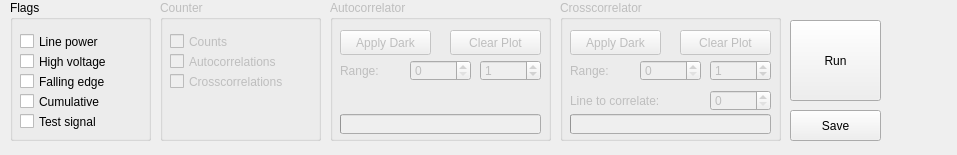
<?xml version="1.0" encoding="UTF-8"?>
<ui version="4.0">
 <class>Line</class>
 <widget class="QWidget" name="Line">
  <property name="geometry">
   <rect>
    <x>0</x>
    <y>0</y>
    <width>957</width>
    <height>155</height>
   </rect>
  </property>
  <property name="windowTitle">
   <string>Form</string>
  </property>
  <widget class="QGroupBox" name="groupBox">
   <property name="geometry">
    <rect>
     <x>10</x>
     <y>0</y>
     <width>141</width>
     <height>141</height>
    </rect>
   </property>
   <property name="title">
    <string>Flags</string>
   </property>
   <widget class="QCheckBox" name="flag0">
    <property name="geometry">
     <rect>
      <x>10</x>
      <y>30</y>
      <width>121</width>
      <height>23</height>
     </rect>
    </property>
    <property name="text">
     <string>Line power</string>
    </property>
   </widget>
   <widget class="QCheckBox" name="flag1">
    <property name="geometry">
     <rect>
      <x>10</x>
      <y>50</y>
      <width>121</width>
      <height>23</height>
     </rect>
    </property>
    <property name="text">
     <string>High voltage</string>
    </property>
   </widget>
   <widget class="QCheckBox" name="flag2">
    <property name="geometry">
     <rect>
      <x>10</x>
      <y>70</y>
      <width>121</width>
      <height>23</height>
     </rect>
    </property>
    <property name="text">
     <string>Falling edge</string>
    </property>
   </widget>
   <widget class="QCheckBox" name="flag3">
    <property name="geometry">
     <rect>
      <x>10</x>
      <y>90</y>
      <width>121</width>
      <height>23</height>
     </rect>
    </property>
    <property name="text">
     <string>Cumulative</string>
    </property>
   </widget>
   <widget class="QCheckBox" name="test">
    <property name="geometry">
     <rect>
      <x>10</x>
      <y>110</y>
      <width>121</width>
      <height>23</height>
     </rect>
    </property>
    <property name="text">
     <string>Test signal</string>
    </property>
   </widget>
  </widget>
  <widget class="QGroupBox" name="Autocorrelator">
   <property name="enabled">
    <bool>false</bool>
   </property>
   <property name="geometry">
    <rect>
     <x>330</x>
     <y>0</y>
     <width>221</width>
     <height>141</height>
    </rect>
   </property>
   <property name="title">
    <string>Autocorrelator</string>
   </property>
   <widget class="QPushButton" name="TakeDark">
    <property name="geometry">
     <rect>
      <x>10</x>
      <y>30</y>
      <width>91</width>
      <height>25</height>
     </rect>
    </property>
    <property name="text">
     <string>Apply Dark</string>
    </property>
   </widget>
   <widget class="QPushButton" name="Clear">
    <property name="geometry">
     <rect>
      <x>120</x>
      <y>30</y>
      <width>91</width>
      <height>25</height>
     </rect>
    </property>
    <property name="text">
     <string>Clear Plot</string>
    </property>
   </widget>
   <widget class="QLabel" name="label_2">
    <property name="geometry">
     <rect>
      <x>10</x>
      <y>60</y>
      <width>91</width>
      <height>21</height>
     </rect>
    </property>
    <property name="text">
     <string>Range:</string>
    </property>
   </widget>
   <widget class="QSpinBox" name="StartLine">
    <property name="geometry">
     <rect>
      <x>80</x>
      <y>60</y>
      <width>61</width>
      <height>21</height>
     </rect>
    </property>
   </widget>
   <widget class="QProgressBar" name="Progress">
    <property name="geometry">
     <rect>
      <x>10</x>
      <y>114</y>
      <width>201</width>
      <height>20</height>
     </rect>
    </property>
    <property name="value">
     <number>0</number>
    </property>
    <property name="format">
     <string/>
    </property>
   </widget>
   <widget class="QSpinBox" name="EndLine">
    <property name="geometry">
     <rect>
      <x>150</x>
      <y>60</y>
      <width>61</width>
      <height>21</height>
     </rect>
    </property>
    <property name="value">
     <number>1</number>
    </property>
   </widget>
  </widget>
  <widget class="QGroupBox" name="groupBox_2">
   <property name="enabled">
    <bool>false</bool>
   </property>
   <property name="geometry">
    <rect>
     <x>160</x>
     <y>0</y>
     <width>161</width>
     <height>141</height>
    </rect>
   </property>
   <property name="title">
    <string>Counter</string>
   </property>
   <widget class="QCheckBox" name="checkBox">
    <property name="geometry">
     <rect>
      <x>10</x>
      <y>30</y>
      <width>92</width>
      <height>23</height>
     </rect>
    </property>
    <property name="text">
     <string>Counts</string>
    </property>
   </widget>
   <widget class="QCheckBox" name="checkBox_2">
    <property name="geometry">
     <rect>
      <x>10</x>
      <y>50</y>
      <width>151</width>
      <height>23</height>
     </rect>
    </property>
    <property name="text">
     <string>Autocorrelations</string>
    </property>
   </widget>
   <widget class="QCheckBox" name="checkBox_3">
    <property name="geometry">
     <rect>
      <x>10</x>
      <y>70</y>
      <width>151</width>
      <height>23</height>
     </rect>
    </property>
    <property name="text">
     <string>Crosscorrelations</string>
    </property>
   </widget>
  </widget>
  <widget class="QPushButton" name="Run">
   <property name="geometry">
    <rect>
     <x>790</x>
     <y>20</y>
     <width>91</width>
     <height>81</height>
    </rect>
   </property>
   <property name="text">
    <string>Run</string>
   </property>
  </widget>
  <widget class="QGroupBox" name="Crosscorrelator">
   <property name="enabled">
    <bool>false</bool>
   </property>
   <property name="geometry">
    <rect>
     <x>560</x>
     <y>0</y>
     <width>221</width>
     <height>141</height>
    </rect>
   </property>
   <property name="title">
    <string>Crosscorrelator</string>
   </property>
   <widget class="QPushButton" name="CrossDark">
    <property name="geometry">
     <rect>
      <x>10</x>
      <y>30</y>
      <width>91</width>
      <height>25</height>
     </rect>
    </property>
    <property name="text">
     <string>Apply Dark</string>
    </property>
   </widget>
   <widget class="QPushButton" name="ClearCross">
    <property name="geometry">
     <rect>
      <x>120</x>
      <y>30</y>
      <width>91</width>
      <height>25</height>
     </rect>
    </property>
    <property name="text">
     <string>Clear Plot</string>
    </property>
   </widget>
   <widget class="QLabel" name="label_4">
    <property name="geometry">
     <rect>
      <x>10</x>
      <y>60</y>
      <width>61</width>
      <height>21</height>
     </rect>
    </property>
    <property name="text">
     <string>Range:</string>
    </property>
   </widget>
   <widget class="QSpinBox" name="CrossStart">
    <property name="geometry">
     <rect>
      <x>80</x>
      <y>60</y>
      <width>61</width>
      <height>21</height>
     </rect>
    </property>
   </widget>
   <widget class="QProgressBar" name="Progress2">
    <property name="geometry">
     <rect>
      <x>10</x>
      <y>114</y>
      <width>201</width>
      <height>20</height>
     </rect>
    </property>
    <property name="value">
     <number>0</number>
    </property>
    <property name="format">
     <string/>
    </property>
   </widget>
   <widget class="QSpinBox" name="CrossEnd">
    <property name="geometry">
     <rect>
      <x>150</x>
      <y>60</y>
      <width>61</width>
      <height>21</height>
     </rect>
    </property>
    <property name="value">
     <number>1</number>
    </property>
   </widget>
   <widget class="QLabel" name="label_5">
    <property name="geometry">
     <rect>
      <x>10</x>
      <y>90</y>
      <width>131</width>
      <height>21</height>
     </rect>
    </property>
    <property name="text">
     <string>Line to correlate:</string>
    </property>
   </widget>
   <widget class="QSpinBox" name="Index2">
    <property name="geometry">
     <rect>
      <x>150</x>
      <y>90</y>
      <width>61</width>
      <height>21</height>
     </rect>
    </property>
   </widget>
  </widget>
  <widget class="QPushButton" name="Save">
   <property name="geometry">
    <rect>
     <x>790</x>
     <y>110</y>
     <width>91</width>
     <height>31</height>
    </rect>
   </property>
   <property name="text">
    <string>Save</string>
   </property>
  </widget>
 </widget>
 <resources/>
 <connections/>
</ui>
